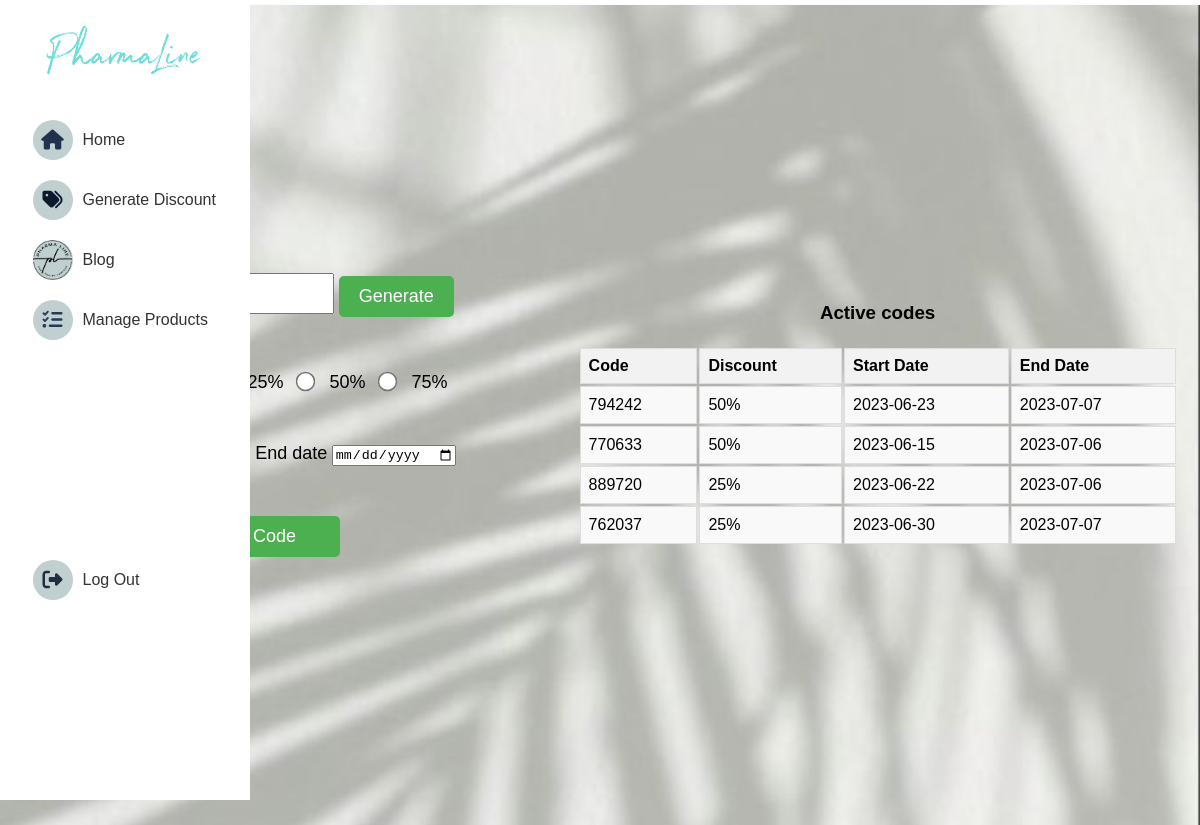
Page /generateDiscount.php on the earlier database version.
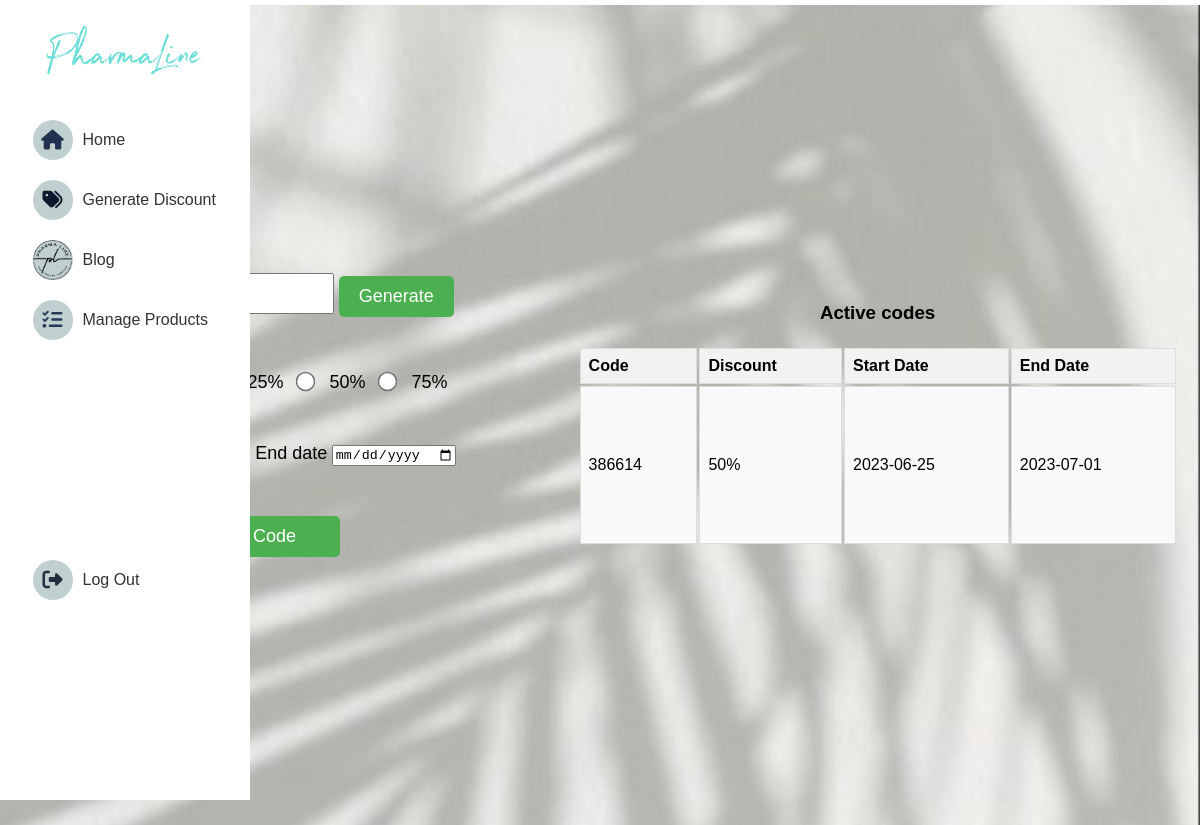
Same page on the later database version.
### tables this page shows
CREATE TABLE `discounts` (
  `id` int(11) NOT NULL,
  `code` int(6) NOT NULL,
  `percentage` int(11) NOT NULL,
  `start_date` date NOT NULL,
  `end_date` date NOT NULL
);

### generateDiscount.php (the view, shortened to what this page needs)
<?php
 @include('users/config.php');
$selectQuery = "SELECT * FROM discounts";
$result = mysqli_query($conn, $selectQuery);
?>
<!DOCTYPE html>
<html lang="en">
    <head>
        <link rel="stylesheet" type="text/css" href="assets/css/styleGenDis.css">
    </head>
    <body>
    <div class="sidebar">
    <div class="icon-container">
      <div class="logo-sidebar">
        <img src="image/Logo.png" alt="Logo" class="logo">
      </div>
      <div class="total-icons">
      <div class="icon" id="Home">
      <a href="homePageAdmin.php">
      <i class="fa-solid fa-house" style="color: #21324f;"></i>
      </a>
      </div>
        <div class="icon" id="Generate-discount">
         <a href="generateDiscount.php">
        <i class="fa-solid fa-tags" style="color: #0c182c;"></i>
         </a>
        </div>
      <a href="blogAdmin.php">
        <div class="icon" id="Blog">
          <img src="image/logoIcon.png" alt="Blog Icon">
        </div>
      </a>
        <div class="icon" id="Manage Products">
        <a href="manageProducts.php">
        <i class="fa-solid fa-list-check" style="color: #25395b;"></i>
         </a>
        </div>
        <div class="icon" id="Log-out">
          <a href="users/logout.php">
          <i class="fa-solid fa-right-from-bracket" style="color: #222d3f;"></i>
         </a>
        </div>
        </div>
    </div>
  </div>
      <div class="body-content">
      <form action="generateDiscount.php" enctype="multipart/form-data" method="post">
        <div class="generate">
        <div class = "code">
        <input type="text" name ="genreateField" id="generateField">
        <button id="generateBtn">Generate</button>
        </div>
        <div class ="codeValue">
          <label for="15">15%</label><br>
          <input type="radio" id="20" value="20" name="discount" required>
          <label for="20">20%</label><br>
          <input type="radio" id="25" value="25" name="discount" required>
          <label for="25">25%</label>
          <input type="radio" id="50" value="50" name="discount" required>
          <label for="50">50%</label>
          <input type="radio" id="75" value="75" name="discount" required>
          <label for="75">75%</label>
        </div>
        <div class = "dates">
          <label for="startDate">Start date</label>
          <input type="date" name ="startDate" id="startDate" placeholder="Start Date"  required>
          <label for="endDate" id="endDateLabel">End date</label>
          <input type="date" name="endDate" id="endDate" placeholder="End Date"  required>
        </div>
        <div class = "activtion">
        <button type="submit" id="activateBtn" value="submit" name="submit">Activate Code</button>
        </div>
      </div>
      </form>
      <div class = "infoTable">
        <h3>Active codes</h3>
      <table id="activationTable">
  <thead>
    <tr>
      <th>Code</th>
      <th>Discount</th>
      <th>Start Date</th>
      <th>End Date</th>
    </tr>
  </thead>
  <tbody>
    <?php while($code = mysqli_fetch_assoc($result)) : ?>
      <tr>
        <td><?php echo $code['code']; ?></td>
        <td><?php echo $code['percentage'] . "%"; ?></td>
        <td><?php echo $code['start_date']; ?></td>
        <td><?php echo $code['end_date']; ?></td>
      </tr>
    <?php endwhile; ?>
  </tbody>
</table>
    </div>
    </div>
</body>
</html>

Differences in the rows shown:
removed discounts: code "794242", percentage "50", start_date "2023-06-23", end_date "2023-07-07"
removed discounts: code "770633", percentage "50", start_date "2023-06-15", end_date "2023-07-06"
removed discounts: code "889720", percentage "25", start_date "2023-06-22", end_date "2023-07-06"
removed discounts: code "762037", percentage "25", start_date "2023-06-30", end_date "2023-07-07"
added discounts: code "386614", percentage "50", start_date "2023-06-25", end_date "2023-07-01"
